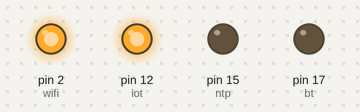
A sketch run on a simulated Arduino Uno, built with avr-gcc and run on an emulated ATmega328P. On the bench: output pins drawn as LEDs (lit = HIGH).

Above: at 1.5 s.
At 4.5 s:
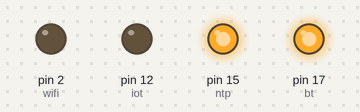
At 7.5 s:
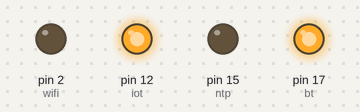
At 10.5 s:
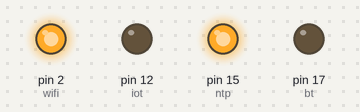
At 13.5 s:
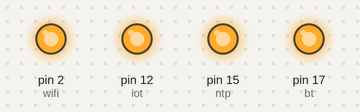
Timing chart, 0 to 19.5 s (numbered marks = the images above):
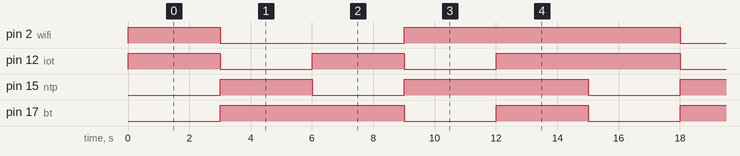

The sketch:

funcion_mortor.ino
```cpp
int bt = 17;
int wifi =2;
int ntp = 15;
int iot =12;


void setup() {
  pinMode(bt , OUTPUT);
  pinMode(wifi, OUTPUT);
  pinMode(ntp, OUTPUT);
  pinMode(iot, OUTPUT);

}

void loop() {
  forward();
  delay(3000);
  backward();
  delay(3000);
  right();
  delay(3000);
  left();
  delay(3000);
  stoped();
  delay(3000);

}


void forward(){      //0101
  digitalWrite(bt ,LOW);
  digitalWrite(wifi , HIGH);
  digitalWrite(ntp ,LOW);
  digitalWrite(iot,HIGH);
}
void backward(){    //1010
  digitalWrite(bt, HIGH);
  digitalWrite(wifi, LOW);
  digitalWrite(ntp, HIGH);
  digitalWrite(iot, LOW);
}
void right(){       //1001
  digitalWrite(bt, HIGH);
  digitalWrite(wifi, LOW);
  digitalWrite(ntp, LOW);
  digitalWrite(iot, HIGH);
}
void left(){       //0110
  digitalWrite(bt, LOW);
  digitalWrite(wifi, HIGH);
  digitalWrite(ntp, HIGH);
  digitalWrite(iot, LOW);
}
void stoped(){     //1111
  digitalWrite(bt, HIGH);
  digitalWrite(wifi, HIGH);
  digitalWrite(ntp, HIGH);
  digitalWrite(iot, HIGH);
}
```

Measured:
- by itself, pin 2 (wifi): repeats every 15.0 s: LOW 6.0 s, HIGH 9.0 s
- by itself, pin 12 (iot), pin 17 (bt): repeats every 15.0 s: LOW 3.0 s, HIGH 3.0 s, LOW 3.0 s, HIGH 6.0 s
- by itself, pin 15 (ntp): repeats every 15.0 s: LOW 3.0 s, HIGH 6.0 s, LOW 3.0 s, HIGH 3.0 s
